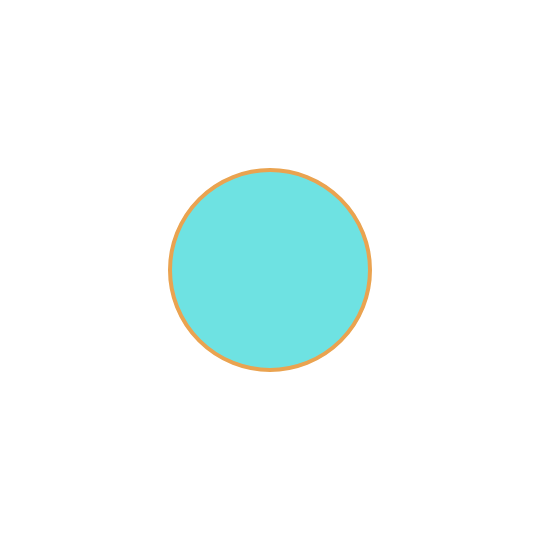
Frame 1 (no input)
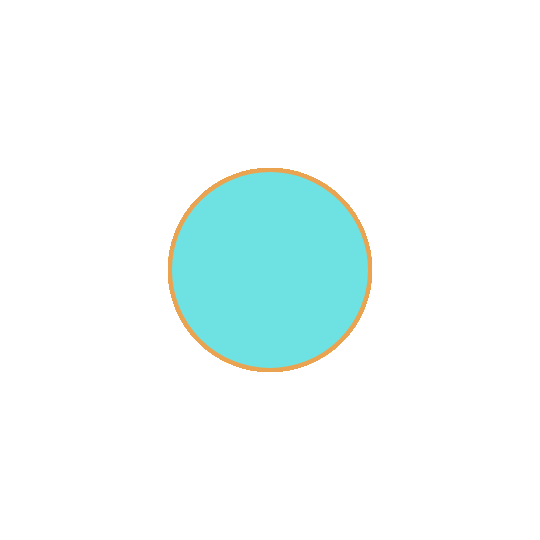
Frame 60 (no input)
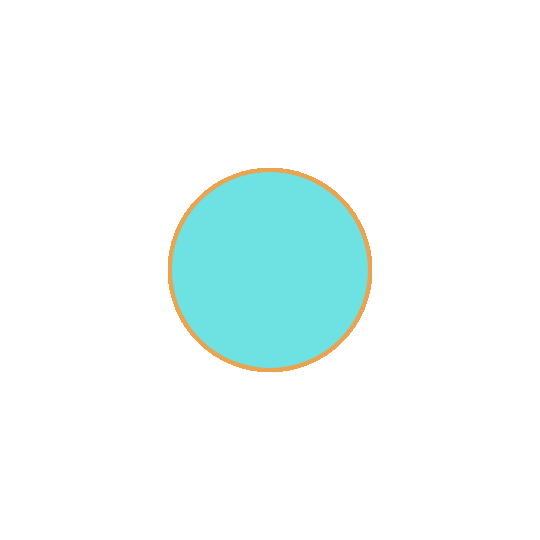
Frame 120 (the mouse pressed at the canvas centre since frame 60)

The p5.js sketch that drew these frames (run headless with seeded random() and noise() and a simulated clock; from frame 60 on, the mouse is pressed at the canvas centre):

// p5.js sketch
// ── sketch.js
function setup() {
    createCanvas(540, 540); // Définition des dimensions de la zone de dessin
}

function draw() {
    fill('#6ee2e2'); // Couleur de remplissage (notation hexadécimale)
    stroke(234, 163, 80); // Couleur de contour (notation RGB 0-255)
    strokeWeight(4); // Épaisseur du contour
    ellipse(width/2, height/2, 200, 200); // Dessin d'une ellipse
}
